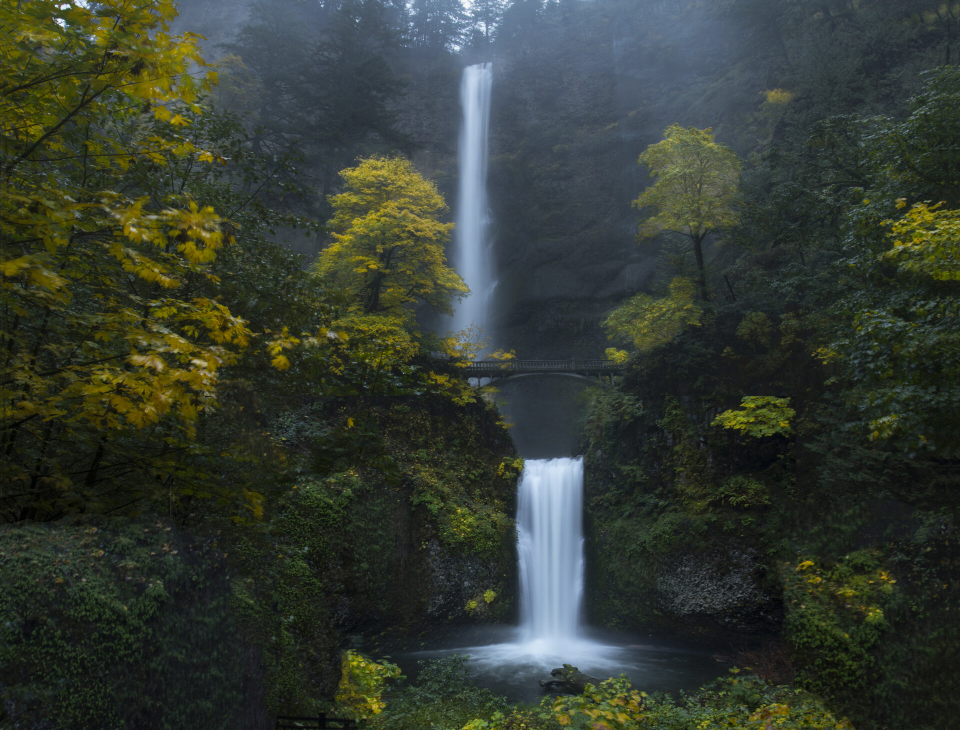
#> input picture .config/brave-glass-newtab/wallpaper.jpg, 1920 x 1460 px (shown at 1/2 size)
$ python wallcolors.py ../../brave-glass-newtab/wallpaper.jpg ../../brave-glass-newtab/wallpaper.jpg
#> lines starting #> are read from the running program, lines starting #| are printed output that depends on the picture
#!/usr/bin/env python3
"""
wallcolors.py - Everforest-shaped palette that follows the wallpaper.

Picks the most vivid hue in the wallpaper, then rotates the Everforest
palette onto it in OKLCH (same lightness + softness, new hue). Muted /
greyscale wallpapers fall back to stock Everforest.

Usage:
  wallcolors.py IMAGE            generate from wallpaper
  wallcolors.py --hex '#d56367'  force an accent color
  wallcolors.py --everforest     stock Everforest
Prints the accent hex on stdout (fed to `matugen color hex`).

Pin an accent permanently: echo '#d56367' > ~/.config/ml4w/settings/rice-accent
Disable following (always Everforest): echo everforest > same file
"""
import math, os, sys
from pathlib import Path

HOME = Path.home()
CFG = HOME / ".config"

# sainnhe/everforest dark medium + extra tones used by the glass theme
EVERFOREST = {
    "bg_dim": "#232a2e", "bg0": "#2d353b", "bg1": "#343f44", "bg2": "#3d484d",
    "bg3": "#475258", "bg4": "#4b5a5f",
    "fg": "#d3c6aa", "fg_bright": "#e6dcc2", "fg_dim": "#c5c0a8",
    "grey0": "#7a8478", "grey1": "#859289", "grey2": "#9da9a0",
    "red": "#e67e80", "red_deep": "#c85a5c",
    "orange": "#e69875", "yellow": "#dbbc7f", "yellow_deep": "#b4965a",
    "green": "#a7c080", "aqua": "#83c092", "blue": "#7fbbb3", "purple": "#d699b6",
    # bright text accents for waybar modules
    "l_green": "#c2dba0", "l_blue": "#a8d5cf", "l_yellow": "#ecd49b",
    "l_aqua": "#a7dab2", "l_orange": "#efb89a", "l_purple": "#e6bbcd",
    "l_red": "#ee9ea0",
}
BACKGROUNDS = {"bg_dim", "bg0", "bg1", "bg2", "bg3", "bg4"}
NEUTRALS = {"fg", "fg_bright", "fg_dim", "grey0", "grey1", "grey2"}
FIXED = {"red", "red_deep"}          # semantic danger stays red
ANCHOR = "green"                     # everforest's primary accent

# ---------------------------------------------------------------- OKLab
def _lin(c): return c / 12.92 if c <= 0.04045 else ((c + 0.055) / 1.055) ** 2.4
def _gam(c): return 12.92 * c if c <= 0.0031308 else 1.055 * c ** (1 / 2.4) - 0.055

def rgb_to_oklch(r, g, b):
    r, g, b = _lin(r), _lin(g), _lin(b)
    l = (0.4122214708*r + 0.5363325363*g + 0.0514459929*b) ** (1/3)
    m = (0.2119034982*r + 0.6806995451*g + 0.1073969566*b) ** (1/3)
    s = (0.0883024619*r + 0.2817188376*g + 0.6299787005*b) ** (1/3)
    L = 0.2104542553*l + 0.7936177850*m - 0.0040720468*s
    a = 1.9779984951*l - 2.4285922050*m + 0.4505937099*s
    bb = 0.0259040371*l + 0.7827717662*m - 0.8086757660*s
    return L, math.hypot(a, bb), math.degrees(math.atan2(bb, a)) % 360

def oklch_to_rgb(L, C, H):
    a, b = C * math.cos(math.radians(H)), C * math.sin(math.radians(H))
    l = (L + 0.3963377774*a + 0.2158037573*b) ** 3
    m = (L - 0.1055613458*a - 0.0638541728*b) ** 3
    s = (L - 0.0894841775*a - 1.2914855480*b) ** 3
    return (_gam(4.0767416621*l - 3.3077115913*m + 0.2309699292*s),
            _gam(-1.2684380046*l + 2.6097574011*m - 0.3413193965*s),
            _gam(-0.0041960863*l - 0.7034186147*m + 1.7076147010*s))

def in_gamut(rgb): return all(-1e-4 <= c <= 1 + 1e-4 for c in rgb)

def oklch_hex(L, C, H):
    lo, hi = 0.0, C                       # shrink chroma until in sRGB
    if not in_gamut(oklch_to_rgb(L, C, H)):
        for _ in range(25):
            mid = (lo + hi) / 2
            lo, hi = (mid, hi) if in_gamut(oklch_to_rgb(L, mid, H)) else (lo, mid)
        C = lo
    return "#" + "".join(f"{round(min(1, max(0, c)) * 255):02x}" for c in oklch_to_rgb(L, C, H))

def hex_rgb(h): h = h.lstrip("#"); return tuple(int(h[i:i+2], 16) / 255 for i in (0, 2, 4))
def hex_oklch(h): return rgb_to_oklch(*hex_rgb(h))

# ---------------------------------------------------------------- hue pick
def dominant_hue(path):
    """Chroma-weighted circular hue histogram. Returns (hue, vividness) or None."""
#> called with path = '../../brave-glass-newtab/wallpaper.jpg'
    from PIL import Image
    img = Image.open(path).convert("RGB")
#> img is the input picture: PIL image 1920x1460 RGB; mean R, G, B 52.3, 59.4, 50.3
    img.thumbnail((160, 160))
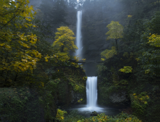
#> img: PIL image 160x122 RGB; mean R, G, B 52.3, 59.3, 50.2
    bins = [0.0] * 72                    # 5 deg bins
    total = 0.0
    for r, g, b in img.getdata():
        L, C, H = rgb_to_oklch(r / 255, g / 255, b / 255)
        if C < 0.03 or L < 0.18 or L > 0.95:
            continue
        w = C * C * (1 - abs(L - 0.62))  # favour vivid, mid-light pixels
        bins[int(H // 5) % 72] += w
        total += w
#> this loop made 19520 passes
#> (l in rgb_to_oklch, m in rgb_to_oklch, s in rgb_to_oklch, L, a in rgb_to_oklch) on passes 1 to 3: (0.415, 0.412, 0.324, 0.413, -0.0333), (0.416, 0.41, 0.316, 0.412, -0.0314), (0.457, 0.449, 0.341, 0.451, -0.0339)
    n = len(img.getdata())
    if total == 0:
        return None
    smooth = [sum(bins[(i + k) % 72] * wk for k, wk in ((-2, .4), (-1, .8), (0, 1), (1, .8), (2, .4)))
              for i in range(72)]
    i = max(range(72), key=smooth.__getitem__)
    # weighted mean hue inside the peak window for precision
    xs = ys = 0.0
    for k in range(-3, 4):
        j = (i + k) % 72; ang = math.radians(j * 5 + 2.5)
        xs += bins[j] * math.cos(ang); ys += bins[j] * math.sin(ang)
    hue = math.degrees(math.atan2(ys, xs)) % 360
    return hue, total / n

# everforest-nvim "hard" dark palette (neovim uses background = "hard")
NVIM_BASE = {
    "bg_dim": "#1e2326", "bg0": "#272e33", "bg1": "#2e383c", "bg2": "#374145",
    "bg3": "#414b50", "bg4": "#495156", "bg5": "#4f5b58",
    "bg_visual": "#4c3743", "bg_red": "#493b40", "bg_green": "#3c4841",
    "bg_blue": "#384b55", "bg_yellow": "#45443c", "bg_purple": "#463f48",
    "fg": "#d3c6aa", "red": "#e67e80", "orange": "#e69875", "yellow": "#dbbc7f",
    "green": "#a7c080", "aqua": "#83c092", "blue": "#7fbbb3", "purple": "#d699b6",
    "grey0": "#7a8478", "grey1": "#859289", "grey2": "#9da9a0",
    "statusline1": "#a7c080", "statusline2": "#d3c6aa", "statusline3": "#e67e80",
}
NVIM_BG = {"bg_dim", "bg0", "bg1", "bg2", "bg3", "bg4", "bg5"}
NVIM_NEUTRAL = {"fg", "grey0", "grey1", "grey2", "statusline2"}
NVIM_FIXED = {"red", "statusline3", "bg_red"}

# ---------------------------------------------------------------- palette
def build(target_hue, base=EVERFOREST, bgs=BACKGROUNDS, neutrals=NEUTRALS, fixed=FIXED):
#> called with target_hue = 108.9
    if target_hue is None:
        return dict(base)
    anchor_h = hex_oklch(EVERFOREST[ANCHOR])[2]
    delta = target_hue - anchor_h
    out = {}
    for k, hx in base.items():
        L, C, H = hex_oklch(hx)
        if k in fixed:
            out[k] = hx
        elif k in bgs:
            out[k] = oklch_hex(L, max(C, 0.012), target_hue)       # tinted glass
        elif k in neutrals:
            out[k] = oklch_hex(L, min(C, 0.03), (target_hue + 40) % 360)  # warm-ish text
        else:
            out[k] = oklch_hex(L, C, (H + delta) % 360)
#> this loop made 28 passes
#> (k, hx) on passes 1 to 12: ('bg_dim', '#232a2e'), ('bg0', '#2d353b'), ('bg1', '#343f44'), ('bg2', '#3d484d'), ('bg3', '#475258'), ('bg4', '#4b5a5f'), ('fg', '#d3c6aa'), ('fg_bright', '#e6dcc2'), ('fg_dim', '#c5c0a8'), ('grey0', '#7a8478'), ('grey1', '#859289'), ('grey2', '#9da9a0')
    return out

# ---------------------------------------------------------------- writers
def rgb255(hx): return ",".join(str(round(c * 255)) for c in hex_rgb(hx))

def write_if(path, text):
    path = Path(path)
    if path.parent.exists():
        path.write_text(text)

def cava_gradient(p, target_hue):
    """Stock: everforest rainbow. Wallpaper: analogous ramp of the accent hue,
    deep/saturated at the bar base -> bright/pale at the peaks."""
    if target_hue is None:
        return [p["blue"], p["aqua"], p["green"], p["yellow"], p["orange"], p["red"]]
    out = []
    for i in range(6):
        t = i / 5
        L = 0.56 + 0.30 * t                 # 0.56 -> 0.86
        C = 0.13 - 0.06 * t                 # vivid base, softer tips
        H = (target_hue - 18 + 36 * t) % 360  # slight analogous sweep
        out.append(oklch_hex(L, C, H))
    return out

def write_all(p, source, target_hue=None):
    hdr = f"generated by wallcolors.py from {source}"
    css = f"/* {hdr} */\n" + "".join(f"@define-color ef_{k} {v};\n" for k, v in p.items())
    write_if(CFG / "waybar/rice-palette.css", css)
    write_if(CFG / "rofi/rice-palette.rasi",
             f"/* {hdr} */\n* {{\n" + "".join(f"    ef-{k.replace('_', '-')}: {v};\n" for k, v in p.items())
             + f"    glass: {p['bg0']}b8;\n    glass-chip: {p['bg_dim']}8c;\n"
             + f"    edge: {p['fg']}1f;\n    sel: {p['green']}d9;\n}}\n")

    # walker: GTK4 theme = palette + template body
    wdir = CFG / "walker/themes/everforest"
    tpl = wdir / "style.css.tpl"
    if tpl.exists():
        (wdir / "style.css").write_text(css + "\n" + tpl.read_text())

    h = {k: v.lstrip("#") for k, v in p.items()}
    hypr = (f"# {hdr}\n"
            + "".join(f"$ef_{k} = rgb({v})\n" for k, v in h.items())
            + f"$rice_active_border = rgba({h['green']}ee) rgba({h['aqua']}cc) rgba({h['blue']}aa) 45deg\n"
            + f"$rice_inactive_border = rgba({h['bg0']}88)\n"
            + f"$rice_rim_inner = rgba({h['aqua']}cc)\n"
            + f"$rice_rim_outer = rgba({h['bg0']}66)\n")
    write_if(CFG / "hypr/colors-rice.conf", hypr)

    # tmux: full color block, sourced by ~/.tmux.conf and live-reloaded
    t = p
    tmux = f"""# {hdr}
set -g status-style "bg=default,fg={t['fg']}"
set -g status-left "#[fg={t['green']}]\ue0b6#[bg={t['green']},fg={t['bg0']},bold] #S #[bg=default,fg={t['green']}]\ue0b4#[default] "
set -g status-right "#[fg={t['bg1']}]\ue0b6#[bg={t['bg1']},fg={t['grey1']}] #{{b:pane_current_path}} #[bg={t['bg1']},fg={t['bg2']}]|#[bg={t['bg1']},fg={t['blue']}] #h #[bg=default,fg={t['bg1']}]\ue0b4#[default] #[fg={t['bg1']}]\ue0b6#[bg={t['bg1']},fg={t['yellow']}] %H:%M #[bg=default,fg={t['bg1']}]\ue0b4#[default] "
setw -g window-status-format "#[fg={t['bg_dim']}]\ue0b6#[bg={t['bg_dim']},fg={t['grey1']}] #I #W #[bg=default,fg={t['bg_dim']}]\ue0b4#[default]"
setw -g window-status-current-format "#[fg={t['bg2']}]\ue0b6#[bg={t['bg2']},fg={t['green']},bold] #I #W #[bg=default,fg={t['bg2']}]\ue0b4#[default]"
setw -g window-status-activity-style "fg={t['yellow']}"
setw -g window-status-bell-style "fg={t['yellow']}"
set -g pane-border-style "fg={t['bg2']}"
set -g pane-active-border-style "fg={t['green']}"
set -g message-style "bg={t['bg1']},fg={t['fg']}"
set -g message-command-style "bg={t['bg1']},fg={t['fg']}"
set -g mode-style "bg={t['green']},fg={t['bg0']}"
set -g display-panes-active-colour "{t['green']}"
set -g display-panes-colour "{t['grey1']}"
set -g clock-mode-colour "{t['green']}"
"""
    (CFG / "tmux").mkdir(exist_ok=True)
    (CFG / "tmux/rice-colors.conf").write_text(tmux)

    # cava gradient (in place)
    cava = CFG / "cava/config"
    if cava.exists():
        grad = cava_gradient(p, target_hue)
        lines, out = cava.read_text().splitlines(), []
        for ln in lines:
            s = ln.strip()
            for i in range(1, 7):
                if s.startswith(f"gradient_color_{i} ") or s.startswith(f"gradient_color_{i}="):
                    ln = f"gradient_color_{i} = '{grad[i-1]}'"
            out.append(ln)
        cava.write_text("\n".join(out) + "\n")

def main(argv):
    pin = CFG / "ml4w/settings/rice-accent"
    target, source = None, "everforest"
    forced = pin.read_text().strip() if pin.exists() else ""
    if len(argv) > 1 and argv[1] == "--hex":
        forced = argv[2]
    elif len(argv) > 1 and argv[1] == "--everforest":
        forced = "everforest"

    if forced == "everforest":
        pass
    elif forced.startswith("#"):
        target, source = hex_oklch(forced)[2], forced
    elif len(argv) > 1:
        res = dominant_hue(argv[1])
        # threshold: below this the wallpaper is basically grey -> stock
        if res and res[1] > 0.0004:
            target, source = res[0], os.path.basename(argv[1])
    p = build(target)
    write_all(p, source, target)

    # neovim: everforest-nvim palette override (watched live by nvim)
    import json
    nv = build(target, NVIM_BASE, NVIM_BG, NVIM_NEUTRAL, NVIM_FIXED)
    nvf = HOME / ".cache/rice/nvim-palette.json"
    nvf.parent.mkdir(parents=True, exist_ok=True)
    tmp = nvf.with_suffix(".tmp")
    tmp.write_text(json.dumps({"source": source, "palette": nv}, indent=1))
    tmp.replace(nvf)                     # atomic: nvim never reads a half file

    print(p["green"])
#| #baba75

if __name__ == "__main__":
    main(sys.argv)
